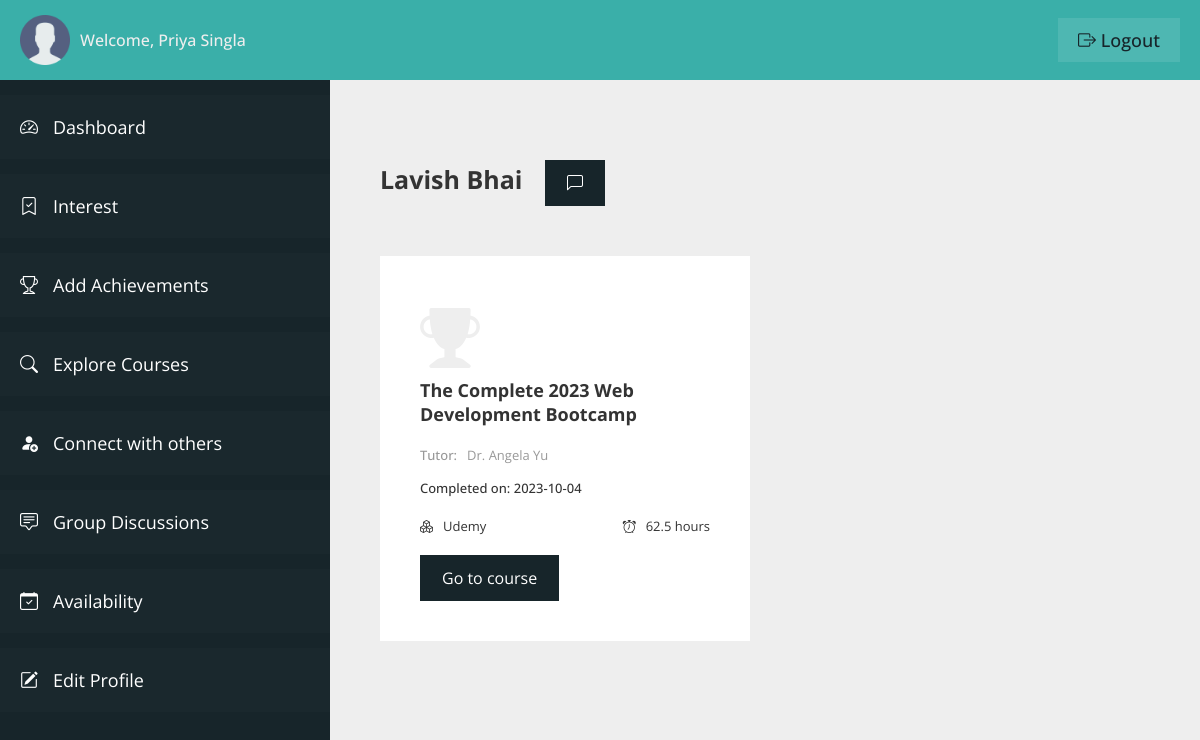
/student/connect-profile.php?profile=5&fname=Lavish&lname=Bhai (signed in), run on the app's committed database.
### tables this page shows
CREATE TABLE `user_table` (
  `user_id` int(11) NOT NULL,
  `user_firstname` varchar(100) NOT NULL,
  `user_lastname` varchar(100) NOT NULL,
  `user_type` varchar(20) NOT NULL,
  `user_email` varchar(100) NOT NULL,
  `user_phone` varchar(10) NOT NULL,
  `user_password` varchar(100) NOT NULL,
  `user_createdon` datetime NOT NULL DEFAULT current_timestamp()
);

CREATE TABLE `achievement_table` (
  `achievement_id` int(11) NOT NULL,
  `achievement_userid` int(11) NOT NULL,
  `achievement_course` varchar(100) NOT NULL,
  `achievement_platform` varchar(100) NOT NULL,
  `achievement_tutor` varchar(100) NOT NULL,
  `achievement_courseduration` varchar(20) NOT NULL,
  `achievement_courselink` varchar(200) NOT NULL,
  `achievement_completedon` varchar(20) NOT NULL,
  `added_on` datetime NOT NULL DEFAULT current_timestamp()
);

### student/connect-profile.php (the view, shortened to what this page needs)
<?php
include "connection.php";
?>
<!DOCTYPE html>
<html lang="en">
<head>
    <link rel="stylesheet" href="css/style-dashboard.css">
    <link rel="stylesheet" href="https://cdn.jsdelivr.net/npm/bootstrap-icons@1.11.0/font/bootstrap-icons.css">
</head>
<body>
    <div class="container">
        <header class="header">
            <div class="header__left">
                <img src="img/user.png" class="user__header-user" alt="user">
                <span class="header__user-name">Welcome,
                    <?php
                    $q = "SELECT * FROM user_table WHERE user_id = '" . $_SESSION['userIdVce'] . "'";
                    $r = mysqli_query($con, $q);
                    if (mysqli_num_rows($r) > 0) {
                        $row = mysqli_fetch_array($r);
                        echo $row['user_firstname'] . ' ' . $row['user_lastname'];
                    }
                    ?>
                </span>
            </div>
            <div class="header__right">
                <a href="logout.php" class="header__user-logout"><i class="bi bi-box-arrow-right"></i> logout</a>
            </div>
        </header>
        <section class="sidebar">
            <ul class="sidebar__items">
                <a href="dashboard.php" class="sidebar__item-link">
                    <li class="sidebar__item">
                        <i class="bi bi-speedometer2"></i>
                        <span>Dashboard</span>
                    </li>
                </a>
                <a href="user-interest.php" class="sidebar__item-link">
                    <li class="sidebar__item">
                        <i class="bi bi-bookmark-check"></i>
                        <span>Interest</span>
                    </li>
                </a>
                <a href="user-achievements.php" class="sidebar__item-link">
                    <li class="sidebar__item">
                        <i class="bi bi-trophy"></i>
                        <span>Add Achievements</span>
                    </li>
                </a>
                <a href="explore-courses.php" class="sidebar__item-link">
                    <li class="sidebar__item">
                        <i class="bi bi-search"></i>
                        <span>Explore Courses</span>
                    </li>
                </a>
                <a href="connect.php" class="sidebar__item-link">
                    <li class="sidebar__item">
                        <i class="bi bi-person-fill-add"></i>
                        <span>Connect with others</span>
                    </li>
                </a>
                <a href="group-discussions.php" class="sidebar__item-link">
                    <li class="sidebar__item">
                        <i class="bi bi-chat-square-text"></i>
                        <span>Group Discussions</span>
                    </li>
                </a>
                <a href="user-availability.php" class="sidebar__item-link">
                    <li class="sidebar__item">
                        <i class="bi bi-calendar-check"></i>
                        <span>Availability</span>
                    </li>
                </a>
                <a href="profile.php" class="sidebar__item-link">
                    <li class="sidebar__item">
                        <i class="bi bi-pencil-square"></i>
                        <span>Edit Profile</span>
                    </li>
                </a>
            </ul>
        </section>
        <main class="main__content">
            <h3 class="user__name-connect">
                <?php
                echo $_GET['fname'] . " " . $_GET['lname']; ?>
            </h3>
            <a class="course__link-btn" href="individual-chat.php?profile=<?php echo $_GET['profile'] ?>&fname=<?php echo $_GET['fname']; ?>&lname=<?php echo $_GET['lname']; ?>">
                <i class="bi bi-chat-left"></i>
            </a>
            <div class="user__connect-container">
                <?php
                $query = "SELECT * FROM achievement_table WHERE achievement_userid = '" . $_GET['profile'] . "'";
                $runQ = mysqli_query($con, $query);
                if (mysqli_num_rows($runQ) > 0) {
                    while ($rowQ = mysqli_fetch_array($runQ)) {
                ?>
                        <div class="user__connect-card">
                            <span class="achievement_trophy">
                                <i class="bi bi-trophy-fill"></i>
                            </span>
                            <h3 class="course__name-heading">
                                <?php echo $rowQ['achievement_course']; ?>
                            </h3>
                            <p class="course__tutor-name">
                                <span class="course__tutor-label">Tutor:</span>
                                <span><?php echo $rowQ['achievement_tutor']; ?></span>
                            </p>
                            <p class="course__completedon">
                                <span>Completed on:</span>
                                <span><?php echo $rowQ['achievement_completedon']; ?></span>
                            </p>
                            <div class="course__level-duration">
                                <p class="course__level">
                                    <span>
                                        <i class="bi bi-boxes"></i>
                                    </span>
                                    <span><?php echo $rowQ['achievement_platform']; ?></span>
                                </p>
                                <p class="course__duration">
                                    <span>
                                        <i class="bi bi-alarm"></i>
                                    </span>
                                    <span>
                                        <?php echo $rowQ['achievement_courseduration']; ?>
                                    </span>
                                </p>
                            </div>
                            <?php
                            if ($rowQ['achievement_courselink'] == '') { ?>
                                <a class="course__link-btn" href="#">
                                    Offline
                                </a>
                            <?php } else { ?>
                                <a class="course__link-btn" target="_blank" href="<?php echo $rowQ['achievement_courselink']; ?>">
                                    Go to course
                                </a>
                            <?php
                            }
                            ?>
                        </div>
                    <?php
                    }
                } else { ?>
                    <p class="no__achievement">No Achievements added</p>
                <?php
                }
                ?>
            </div>
        </main>
    </div>
</body>
</html>

### student/css/style-dashboard.css (style rules this page uses)
:root { --color-primary: #3aafa9; --color-primary-dark: #2b7a78; --color-primary-light: #def2f1; --color-secondary: #17252a; --color-secondary-dark: #101a1d; --color-secondary-light: #377084; --color-grey-light-1: #999; --color-grey-light-2: #ccc; --color-grey-light-3: #eee; --color-grey-dark-1: #242424; --color-grey-dark-2: #333; --color-grey-dark-3: #474747; --color-white: #fff; --font-default: "Open Sans", sans-serif; }
*, *::before, *::after { margin: 0; padding: 0; box-sizing: inherit; }
html { font-size: 62.5%; box-sizing: border-box; }
body { color: var(--color-grey-dark-2); font-family: var(--font-default); }
.container { height: 100vh; display: grid; grid-template-columns: 33rem 1fr; grid-template-rows: 8rem calc(100vh - 8rem); }
.header { grid-column: 1 / -1; background-color: var(--color-primary); display: flex; align-items: center; justify-content: space-between; padding: 0 2rem; }
.header__left { display: flex; align-items: center; gap: 1rem; }
.user__header-user { width: 5rem; }
.header__user-name { font-size: 1.6rem; color: var(--color-grey-light-3); font-weight: 500; }
.header__user-logout:link, .header__user-logout:visited { font-size: 1.8rem; color: var(--color-secondary); background-color: rgba(255, 255, 255, 0.1); text-decoration: none; text-transform: capitalize; font-weight: 500; padding: 1rem 2rem; transition: all 0.2s; }
.sidebar { background-color: var(--color-secondary); overflow-y: scroll; padding-top: 1.5rem; scroll-behavior: smooth; }
.sidebar__item { padding: 2rem; background-color: rgba(255, 255, 255, 0.01); margin-bottom: 1.5rem; display: flex; gap: 1.5rem; transition: all 0.2s; }
.sidebar__item-link:link, .sidebar__item-link:visited { color: var(--color-white); text-decoration: none; font-size: 1.8rem; }
.main__content { background-color: var(--color-grey-light-3); padding: 8rem 5rem; overflow-y: scroll; scroll-behavior: smooth; }
.course__name-heading { font-size: 1.8rem; margin-bottom: 2rem; }
.course__tutor-name { display: flex; gap: 1rem; font-size: 1.3rem; margin-bottom: 1.5rem; color: var(--color-grey-light-1); }
.course__tutor-label { font-weight: 500; }
.course__level-duration { display: flex; justify-content: space-between; margin-bottom: 2rem; font-size: 1.3rem; }
.course__level { display: flex; gap: 1rem; }
.course__duration { display: flex; gap: 1rem; }
.course__link-btn:link, .course__link-btn:visited { font-size: 1.6rem; text-decoration: none; background-color: var(--color-secondary); color: var(--color-white); border: 2px solid var(--color-secondary); padding: 1rem 2rem; transition: all 0.2s; display: inline-block; }
.achievement_trophy { font-size: 6rem; color: var(--color-grey-light-3); margin-bottom: 6rem; }
.course__completedon { font-size: 1.3rem; margin-bottom: 2rem; font-weight: 500; }
.user__name-connect { margin-right: 2rem; margin-bottom: 4rem; font-size: 2.5rem; display: inline-block; }
.user__connect-container { display: grid; grid-template-columns: repeat(2, 1fr); grid-column-gap: 3rem; margin-top: 2rem; }
.user__connect-card { background-color: var(--color-white); padding: 4rem; }

### data on the page
user_table: user_firstname "Priya", user_lastname "Singla"
achievement_table: achievement_course "The Complete 2023 Web Development Bootcamp", achievement_tutor "Dr. Angela Yu", achievement_completedon "2023-10-04", achievement_platform "Udemy", achievement_courseduration "62.5 hours"

### other printed values
$_GET['fname'] "Lavish"
$_GET['lname'] "Bhai"
